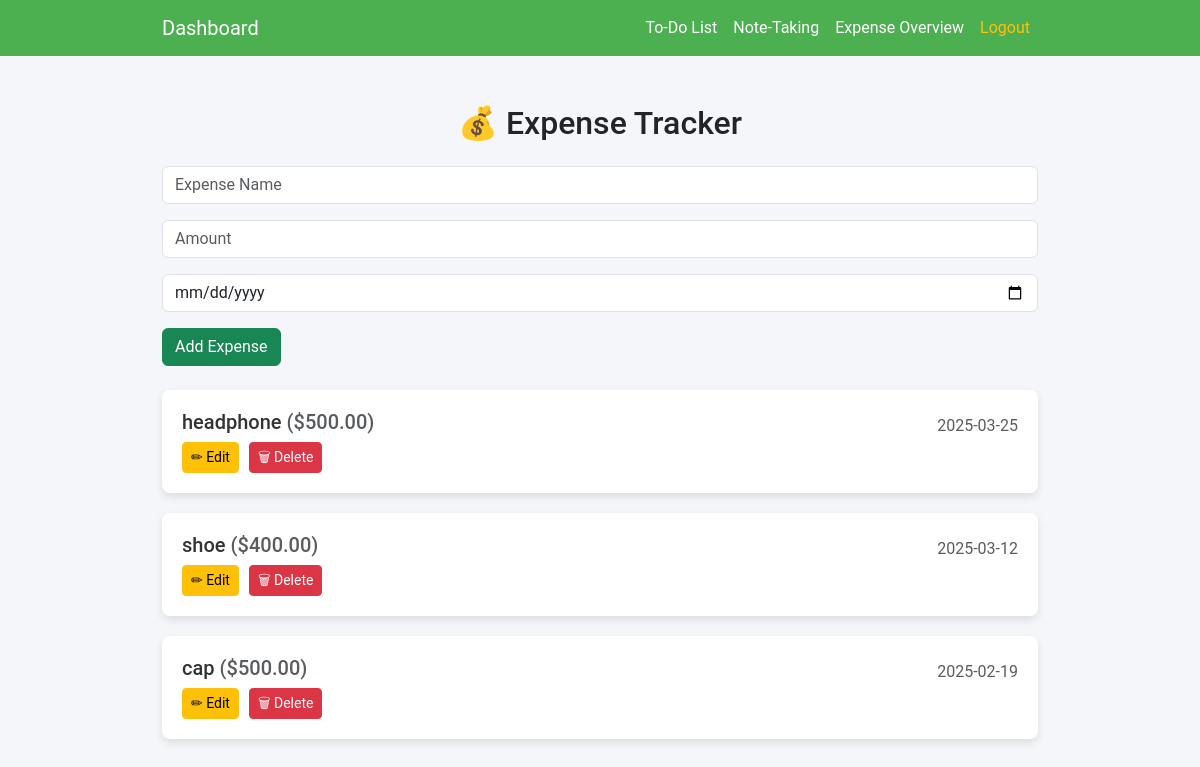
Screenshot of /expenses.php (signed in) with the database file from the repository.
### tables this page shows
CREATE TABLE `expenses` (
  `id` int(11) NOT NULL,
  `user_id` int(11) NOT NULL,
  `expense_name` varchar(255) NOT NULL,
  `amount` decimal(10,2) NOT NULL,
  `date` date NOT NULL
);

### expenses.php (the view, shortened to what this page needs)
<?php
include 'db.php';
$user_id = $_SESSION['user_id'];
$result = $conn->prepare("SELECT * FROM expenses WHERE user_id = ? ORDER BY date DESC");
$result->bind_param("i", $user_id);
$result->execute();
$expenses = $result->get_result();
?>
<!DOCTYPE html>
<html lang="en">
<head>
    <link href="https://cdn.jsdelivr.net/npm/bootstrap@5.3.0/dist/css/bootstrap.min.css" rel="stylesheet">
</head>
<body>
<nav class="navbar navbar-expand-lg navbar-dark">
    <div class="container">
        <a class="navbar-brand" href="homepage.php">Dashboard</a>
        <div class="collapse navbar-collapse" id="navbarNav">
            <ul class="navbar-nav ms-auto">
                <li class="nav-item"><a class="nav-link" href="todo.php">To-Do List</a></li>
                <li class="nav-item"><a class="nav-link" href="notes.php">Note-Taking</a></li>
                <li class="nav-item"><a class="nav-link" href="expense_overview.php">Expense Overview</a></li>
                <li class="nav-item"><a class="nav-link text-warning" href="logout.php">Logout</a></li>
            </ul>
        </div>
    </div>
</nav>
<div class="container mt-5">
    <h2 class="text-center text-dark mb-4">💰 Expense Tracker</h2>
    <form method="POST" class="d-flex gap-3 flex-wrap mb-4">
        <input type="text" name="expense_name" class="form-control w-100" placeholder="Expense Name" required>
        <input type="number" name="amount" class="form-control w-100" placeholder="Amount" step="0.01" required>
        <input type="date" name="date" class="form-control w-100" required>
        <button type="submit" name="add_expense" class="btn btn-success w-auto">Add Expense</button>
    </form>
    <?php while ($row = $expenses->fetch_assoc()) { ?>
        <div class="expense-card">
            <div class="d-flex justify-content-between align-items-center">
                <h5><?php echo htmlspecialchars($row['expense_name']); ?> <span class="text-muted">($<?php echo number_format($row['amount'], 2); ?>)</span></h5>
                <span class="text-muted"> <?php echo $row['date']; ?> </span>
            </div>
            <div class="expense-actions">
                <button class="btn btn-warning btn-sm btn-icon" data-bs-toggle="modal" data-bs-target="#editModal<?php echo $row['id']; ?>">✏ Edit</button>
                <a href="?delete=<?php echo $row['id']; ?>" class="btn btn-danger btn-sm btn-icon">🗑 Delete</a>
            </div>
        </div>
    <?php } ?>
</div>
</body>
</html>

### expenses.php (style rules this page uses)
body { background-color: #f4f6f9; font-family: 'Roboto', sans-serif; color: #333; }
.navbar { background-color: #4CAF50; }
.navbar a { color: #fff; }
.container { max-width: 900px; }
.expense-card { border-radius: 8px; box-shadow: 0 4px 8px rgba(0,0,0,0.1); padding: 20px; margin-bottom: 20px; background-color: #fff; }
.expense-actions { display: flex; gap: 10px; }

### rows the page displays
expenses: expense_name "headphone", amount "500.00", date "2025-03-25"
expenses: expense_name "shoe", amount "400.00", date "2025-03-12"
expenses: expense_name "cap", amount "500.00", date "2025-02-19"
